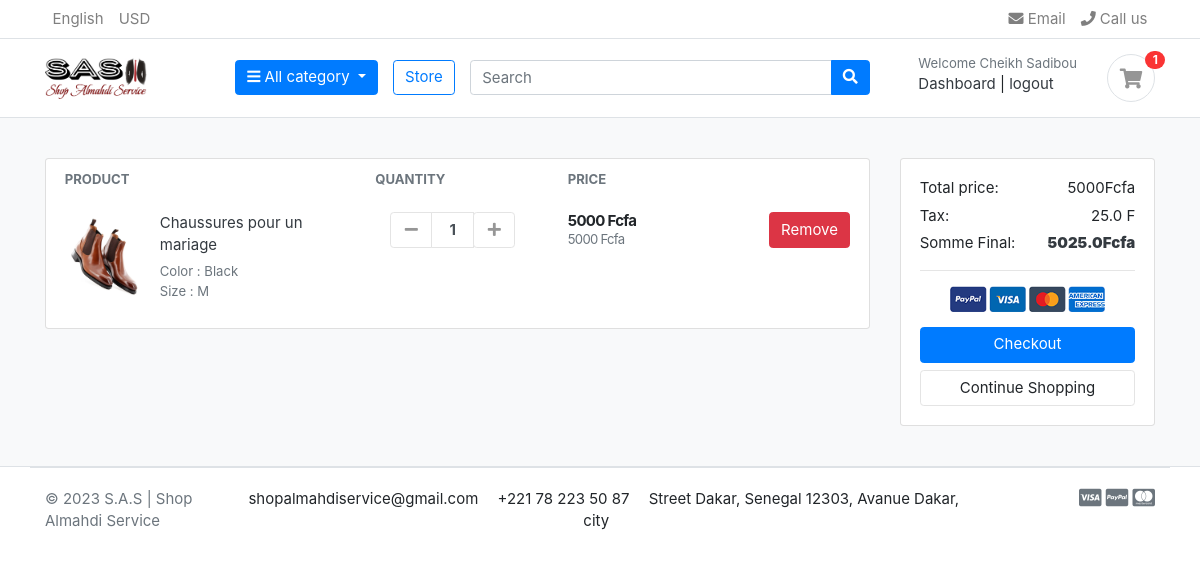
Page /cart/ (signed in) on the committed database.
### account/models.py (models this page shows, shortened)
class Account(AbstractBaseUser):
    first_name = models.CharField(max_length=50)
    last_name = models.CharField(max_length=50)
    username = models.CharField(max_length=50, unique=False)
    email = models.EmailField(verbose_name='email address',max_length=100, unique=True)
    phone_number = models.CharField(max_length=50)
    date_joined = models.DateTimeField(auto_now_add=True)
    last_login = models.DateTimeField(auto_now_add=True)
    is_admin = models.BooleanField(default=False)
    is_staff = models.BooleanField(default=False)
    is_active = models.BooleanField(default=False)
    is_superadmin = models.BooleanField(default=False)
    USERNAME_FIELD = 'email'
    REQUIRED_FIELDS = ['username', 'first_name', 'last_name']
    objects = MyAccountManager()
    @property
    def is_staff(self):
        "Is the user a member of staff?"
        return self.is_admin

### carts/models.py (models this page shows, shortened)
class CartItem(models.Model):
  user = models.ForeignKey(Account, on_delete=models.Case, null=True)
  product = models.ForeignKey(Product, on_delete=models.CASCADE)
  variations = models.ManyToManyField(Variation, blank=True)
  cart = models.ForeignKey(Cart, on_delete=models.CASCADE, null=True)
  quantity = models.IntegerField()
  is_active = models.BooleanField(default=True)
  def sub_total(self):
    return self.product.price * self.quantity

### store/models.py (models this page shows, shortened)
class Product(models.Model):
  product_name    = models.CharField(max_length=200, unique=True)
  slug            = models.SlugField(max_length=200, unique=True)
  description     = models.TextField(max_length=500, blank=True)
  price           = models.IntegerField()
  images          = models.ImageField(upload_to='photo/produts')
  stock           = models.IntegerField()
  is_available    = models.BooleanField(default=True)
  category        = models.ForeignKey(Category, on_delete=models.CASCADE)
  created_date    = models.DateTimeField(auto_now_add=True)
  modified_date   = models.DateField(auto_now=True)
  def get_url(self):
    return reverse('product_detail', args=[self.category.slug, self.slug])

class Variation(models.Model):
  product = models.ForeignKey(Product, on_delete=models.CASCADE)
  variation_category = models.CharField(max_length=100, choices=variation_category_choice)
  variation_value = models.CharField(max_length=100)
  is_active = models.BooleanField(default=True)
  created_date = models.DateTimeField(auto_now=True)
  objects = VariationManager()

### carts/views.py (the view)
# urls.py: path('', views.cart, name='cart'),
def cart(request, total=0, quantity=0, cart_items=None):
    try:
        tax = 0
        total_final = 0
        if request.user.is_authenticated:
            cart_items = CartItem.objects.filter(user=request.user, is_active=True)
        else:
          cart = Cart.objects.get(cart_id=_cart_id(request))
          cart_items = CartItem.objects.filter(cart=cart, is_active=True)
        for cart_item in cart_items:
            total += (cart_item.product.price * cart_item.quantity)
            quantity += cart_item.quantity
        tax = (0.5 * total)/100
        total_final = total + tax
    except ObjectDoesNotExist:
      pass
    context = {
      'total': total,
      'quantity': quantity,
      'cart_items': cart_items,
      'tax' : tax,
      'total_final' : total_final
    }
    return render(request, 'store/cart.html', context)

### carts/context_processors.py (called while the page is built)
def counter(request):
  cart_count = 0
  if 'admin' in request.path:
    return {}
  else:
    try:
      cart = Cart.objects.filter(cart_id=_cart_id(request))
      if request.user.is_authenticated:
          cart_items = CartItem.objects.all().filter(user=request.user)
      else:
          cart_items = CartItem.objects.all().filter(cart=cart[:1])
      for cart_item in cart_items:
        cart_count += cart_item.quantity
    except Cart.DoesNotExist:
      cart_count = 0
  return dict(cart_count=cart_count)

### carts/views.py (called while the page is built)
def _cart_id(request):
  cart = request.session.session_key
  if not cart:
    cart = request.session.create()
  return cart

### category/context_processors.py (called while the page is built)
def menu_links(request):
  links = Category.objects.all()
  return dict(links=links)

### category/models.py (called while the page is built)
    def get_url(self):
        return reverse('product_by_category', args=[self.slug])

### templates/store/cart.html (shortened to what this page needs)
{% extends "base.html" %}
{% load static %}
{% block content %}
<section class="section-content padding-y bg">
  <div class="container">
  {% if not cart_items %}
    <div class="text-center">
      <h1>Your Shopping Cart Is Empty</h1>
    </div>
    <br>
    <div class="text-center">
      <a href="{% url 'store' %}" class="btn btn-primary" >Continue shopping</a>
    </div>
    {% else %}
    <div class="row">
    <aside class="col-lg-9">
  <div class="card">
  <table class="table table-borderless table-shopping-cart">
  <thead class="text-muted">
  <tr class="small text-uppercase">
    <th scope="col">Product</th>
    <th scope="col" width="120">Quantity</th>
    <th scope="col" width="120">Price</th>
    <th scope="col" class="text-right" width="200"> </th>
  </tr>
  </thead>
  <tbody>
    {% for cart_item in cart_items %}
      <tr>
        <td>
          <figure class="itemside align-items-center">
            <div class="aside"><img src="{{ cart_item.product.images.url }}" class="img-sm"></div>
            <figcaption class="info">
              <a href="{{cart_item.product.get_url}}" class="title text-dark">{{ cart_item.product.product_name }}</a>
              <p class="text-muted small">
                {% if cart_item.variations.all %}
                  {% for item in cart_item.variations.all %}
                    {{item.variation_category | capfirst}} : {{item.variation_value | capfirst}} <br>
                  {% endfor %}
                {% endif %}
              </p>
            </figcaption>
          </figure>
        </td>
        <td>
                <div class="col">
                  <div class="input-group input-spinner">
                    <div class="input-group-prepend">
                    <a href="{% url 'remove_cart' cart_item.product.id  cart_item.id%}" class="btn btn-light" type="button" id="button-plus"> <i class="fa fa-minus"></i> </a>
                    </div>
                    <input type="text" class="form-control"  value="{{ cart_item.quantity }}">
                    <div class="input-group-append">
                      <form action="{% url 'add_cart' cart_item.product.id %}" method="POST">
                          <button  class="btn btn-light" type="submit" id="button-minus"> <i class="fa fa-plus"></i> </button>
                      </form>
                    </div>
                  </div>
                </div>
        </td>
        <td>
          <div class="price-wrap">
            <var class="price"> {{ cart_item.sub_total }} Fcfa</var>
            <small class="text-muted"> {{ cart_item.product.price }} Fcfa </small>
          </div>
        </td>
        <td class="text-right">
        <a href="{% url 'delete_cart_item' cart_item.product.id cart_item.id%}" onclick="return confirm('Are you sure you want to delete this order ?')" class="btn btn-danger"> Remove</a>
        </td>
      </tr>
      {% endfor %}
  </tbody>
  </table>
  </div>
    </aside>
    <aside class="col-lg-3">
      <div class="card">
      <div class="card-body">
        <dl class="dlist-align">
          <dt>Total price:</dt>
          <dd class="text-right"> {{total}}Fcfa</dd>
        </dl>
        <dl class="dlist-align">
          <dt>Tax:</dt>
          <dd class="text-right">{{tax}} F</dd>
        </dl>
        <dl class="dlist-align">
          <dt>Somme Final:</dt>
          <dd class="text-right text-dark b"><strong>{{total_final}}Fcfa</strong></dd>
        </dl>
        <hr>
        <p class="text-center mb-3">
          <img src="{% static './images/misc/payments.png' %}" height="26">
        </p>
        <a href="{% url 'checkout' %}" class="btn btn-primary btn-block"> Checkout </a>
        <a href="{% url 'store' %}" class="btn btn-light btn-block">Continue Shopping</a>
      </div>
      </div>
  </aside>
  </div>
  {% endif %}
  </div>
  </section>
{% endblock content %}

### templates/includes/navbar.html (shortened to what this page needs)
{% load static %}
<header class="section-header">
  <nav class="navbar p-md-0 navbar-expand-sm navbar-light border-bottom">
    <div class="container">
      <div class="collapse navbar-collapse" id="navbarTop4">
        <ul class="navbar-nav mr-auto">
          <li class="nav-item dropdown">
            <a href="#" class="nav-link"> English </a>
          </li>
          <li class="nav-item dropdown">
            <a href="#" class="nav-link"> USD </a>
          </li>
        </ul>
        <ul class="navbar-nav">
          <li><a href="#" class="nav-link"> <i class="fa fa-envelope"></i> Email </a></li>
          <li><a href="#" class="nav-link"> <i class="fa fa-phone"></i> Call us </a></li>
        </ul>
      </div>
    </div>
  </nav>
  <section class="header-main border-bottom">
    <div class="container">
      <div class="row align-items-center">
        <div class="col-lg-2 col-md-3 col-6">
          <a href="{% url 'home' %}" class="brand-wrap">
            <img class="logo" src="{% static './images/logo.png' %}" />
          </a>
        </div>
        <div class="col-lg col-sm col-md col-6 flex-grow-0">
          <div class="category-wrap dropdown d-inline-block float-right">
            <button type="button" class="btn btn-primary dropdown-toggle" data-toggle="dropdown">
              <i class="fa fa-bars"></i> All category
            </button>
          </div>
        </div>
        <a href="{% url 'store' %}" class="btn btn-outline-primary">Store</a>
        <div class="col-lg col-md-6 col-sm-12 col">
          <form action="{% url 'search' %}" class="search" method='GET'>
            <div class="input-group w-100">
              <input type="text" class="form-control" style="width: 60%" placeholder="Search" name="keyword">
              <div class="input-group-append">
                <button class="btn btn-primary" type="submit">
                  <i class="fa fa-search"></i>
                </button>
              </div>
            </div>
          </form>
        </div>
        <div class="col-lg-3 col-sm-6 col-8 order-2 order-lg-3">
          <div class="d-flex justify-content-end mb-3 mb-lg-0">
            {% if user.id is None %}
            <div class="widget-header">
              <small class="title text-muted">Welcome guest!</small>
              <div>
                <a href="{% url 'login' %}">Sign in</a>
                <span class="dark-transp"> | </span>
                <a href="{% url 'register' %}"> Register</a>
              </div>
            </div>
            {% else %}
              <div class="widget-header">
              <small class="title text-muted">Welcome {{ user.first_name }}</small>
              <div>
                <a href="{% url 'dashboard' %}">Dashboard</a>
                <span class="dark-transp"> | </span>
                <a href="{% url 'logout' %}"> logout</a>
              </div>
            </div>
            {% endif %}
            <a href="{% url 'cart' %}" class="widget-header pl-3 ml-3">
              <div class="icon icon-sm rounded-circle border">
                <i class="fa fa-shopping-cart"></i>
              </div>
              <span class="badge badge-pill badge-danger notify">{{cart_count}}</span>
            </a>
          </div>
        </div>
      </div>
    </div>
  </section>
</header>

### static/css/ui.css (style rules this page uses)
html { font-family: "Inter", sans-serif; font-size: 15px; }
.price-wrap { letter-spacing: -0.7px; }
.icon-xs, .icon-sm, .icon-md, .icon-lg { display: inline-block; text-align: center; flex-shrink: 0; flex-grow: 0; }
.icon-sm { width: 48px; height: 48px; line-height: 48px !important; font-size: 20px; }
.img-xs, .img-sm, .img-md, .img-lg { -o-object-fit: cover; object-fit: cover; flex-shrink: 0; flex-grow: 0; }
.img-sm { width: 80px; height: 80px; }
.padding-y { padding-top: 40px; padding-bottom: 40px; }
var { font-style: normal; }
figure { margin-bottom: 0; }
.bg { background-color: #f8f9fa; }
.b { font-weight: 600; }
p:last-child { margin-bottom: 0; }
.header-main { position: relative; padding-top: 1rem; padding-bottom: 1rem; }
.brand-wrap .logo, .navbar-brand .logo { margin-right: 7px; max-height: 42px; display: inline-block; }
.widget-header { display: inline-block; vertical-align: middle; position: relative; }
.widget-header a { color: #343a40; }
.widget-header i { color: #969696; }
.widget-header .title { display: block; }
.widget-header .notify { position: absolute; top: -3px; right: -10px; }
.btn-light { background-color: #fff; border-color: #e4e4e4; }
.btn-light i { color: #969696; }
.itemside { position: relative; display: flex; width: 100%; }
.itemside .aside { position: relative; flex-shrink: 0; }
.itemside .info { padding-left: 15px; padding-right: 7px; }
.itemside p { margin-bottom: 0; }
.itemside .title { display: block; margin-bottom: 5px; color: #212529; }
[class*=dlist-] { margin-bottom: 5px; }
[class*=dlist-] dd { margin-bottom: 0; }
.dlist-align { display: flex; }
.dlist-align dt { width: 150px; word-wrap: break-word; font-weight: normal; }
.dlist-align dd { flex-grow: 1; }
.notify { position: absolute; top: -4px; right: -10px; display: inline-block; padding: 0.25em 0.6em; font-size: 12px; line-height: 1; text-align: center; border-radius: 3rem; color: #fff; background-color: #fa3434; }
.price { font-weight: 600; color: #212529; }
.input-spinner { width: 125px; flex-wrap: nowrap; display: inline-flex; vertical-align: middle; }
.input-spinner input.form-control { text-align: center; max-width: 46px; font-weight: bold; flex-basis: 46px; border-color: #e4e4e4; flex-grow: 0; }
.input-spinner .btn { width: 42px; text-align: center; padding-left: 0.5rem; padding-right: 0.5rem; }
.table-shopping-cart.table td, .table-shopping-cart.table th { padding-left: 1.25rem; padding-right: 1.25rem; }
.table-shopping-cart .price-wrap { line-height: 1.2; }
.table-shopping-cart .price { font-weight: bold; margin-right: 5px; display: block; }

### rows in the picture
Account: first_name "Cheikh Sadibou"
CartItem: product.images (picture), product.product_name "Chaussures pour un mariage", quantity "1", sub_total "5000", product.price "5000"
Variation: variation_category "Color", variation_value "Black"
Variation: variation_category "Size", variation_value "M"

### other values in the picture
{{ cart_count }} "1"
{{ total }} "5000"
{{ tax }} "25.0"
{{ total_final }} "5025.0"
